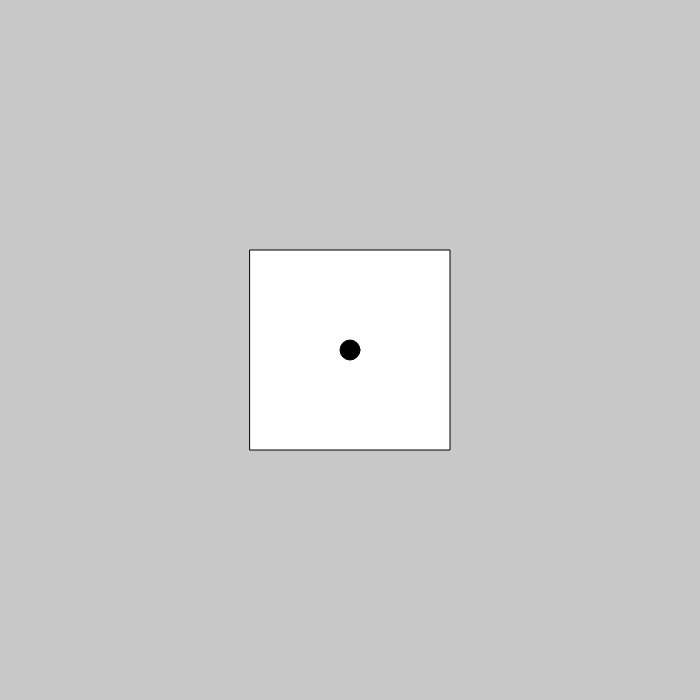
Frame 1 (no input)
Frame 60 (no input): identical to frame 1, image omitted
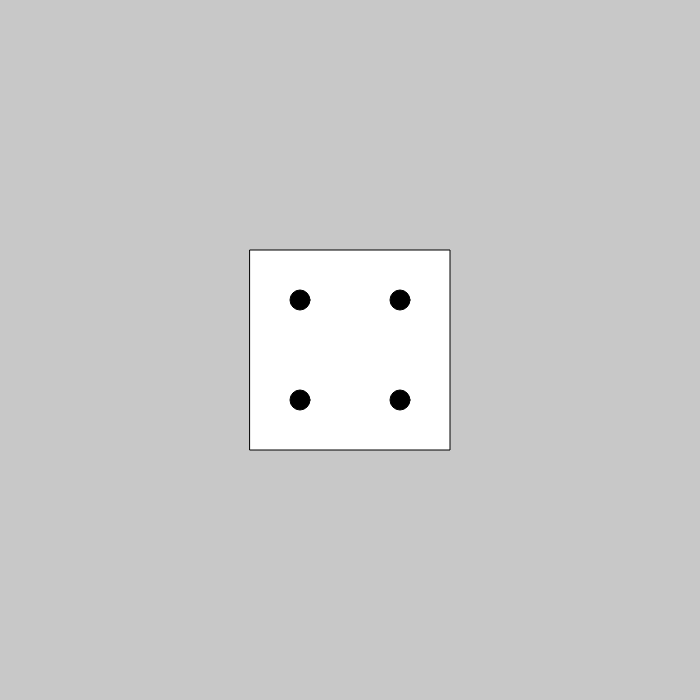
Frame 120 (the mouse pressed at the canvas centre since frame 60)

The p5.js sketch that drew these frames (run headless with seeded random() and noise() and a simulated clock; from frame 60 on, the mouse is pressed at the canvas centre):

// p5.js sketch
// ── sketch.js

 // SS3_Yan Chak Daniel,Wan
 // roll the rice
 //pressed mouse button to roll the dice
  
  
  
  
  
  let DiceNumber = 1

function setup()
{
  createCanvas(700, 700);
  rectMode(CENTER);

}

function draw (){
  background (200)





  fill(255);
  rect(350, 350, 200, 200);

  // dicenumber 1
  fill(0)
  
  if (DiceNumber === 1) 
    
  {
    ellipse(350,350,20,20);
  }
//dicenumber 2
  else if (DiceNumber === 2)
  
  {
    ellipse(width/2 -50, height/2 ,20, 20 );
    ellipse(width/2 +50, height/2 ,20, 20);
  }

  //diceNumber 3

  else if (DiceNumber === 3)
  {
     ellipse(width/2 - 50, height/2 - 50, 20, 20);//top left
    ellipse(width/2, height/2, 20, 20); //middle
    ellipse(width/2 + 50, height/2 + 50, 20, 20); //

  }
  
  else if (DiceNumber === 4)
  {
    ellipse (width/2 - 50, height/2 - 50, 20,20 )
    ellipse (width/2 - 50, height/2 + 50, 20,20 )
    ellipse (width/2 + 50, height/2 - 50, 20,20 )
    ellipse (width/2 + 50, height/2 + 50, 20,20 )


  }

  else if (DiceNumber === 5)
  {
    ellipse (width/2, height/2, 20,20)// middle
    ellipse (width/2 - 50, height/2 - 50, 20,20 )
    ellipse (width/2 - 50, height/2 + 50, 20,20 )
    ellipse (width/2 + 50, height/2 - 50, 20,20 )
    ellipse (width/2 + 50, height/2 + 50, 20,20 )

  }

  else if (DiceNumber === 6)
  {
    ellipse (width/2 - 50, height/2 - 50, 20,20 )
    ellipse (width/2 - 50, height/2, 20,20 )
    ellipse (width/2 - 50, height/2 + 50, 20,20 )
   

    ellipse (width/2 + 50, height/2 + 50, 20,20 )
    ellipse (width/2 + 50, height/2, 20,20 )
    ellipse (width/2 + 50, height/2 - 50, 20,20 )
  }



  


}
function mousePressed()
  {
    DiceNumber = int(random(1,6));

    print (DiceNumber)
  }
